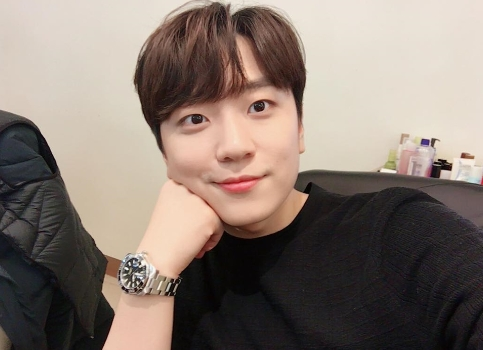
#> input picture HELLOPYTHON/day12/urimi.jpg, 483 x 350 px
$ python mycv02_gray.py
#> lines starting #> are read from the running program, lines starting #| are printed output that depends on the picture
import cv2

img = cv2.imread('urimi.jpg', 1)
#> img is the input picture: shape (350, 483, 3); mean B, G, R 113, 121.8, 135.5
gray = cv2.cvtColor(img, cv2.COLOR_BGR2GRAY)
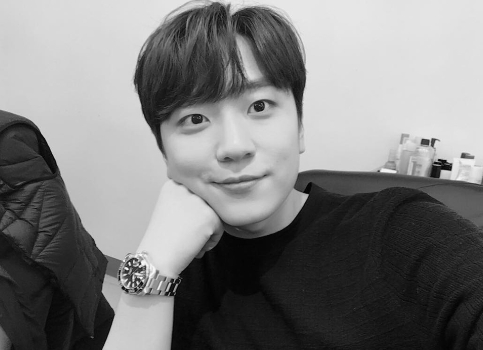
#> gray: shape (350, 483); min 2, max 250, mean 124.9

print(gray)
#> (printed output is left out)

cv2.imshow('Test Image', gray)
cv2.waitKey(0)
cv2.destroyAllWindows()

# 이미지 다른 파일로 저장
# cv2.imwrite('test2.png', img)
